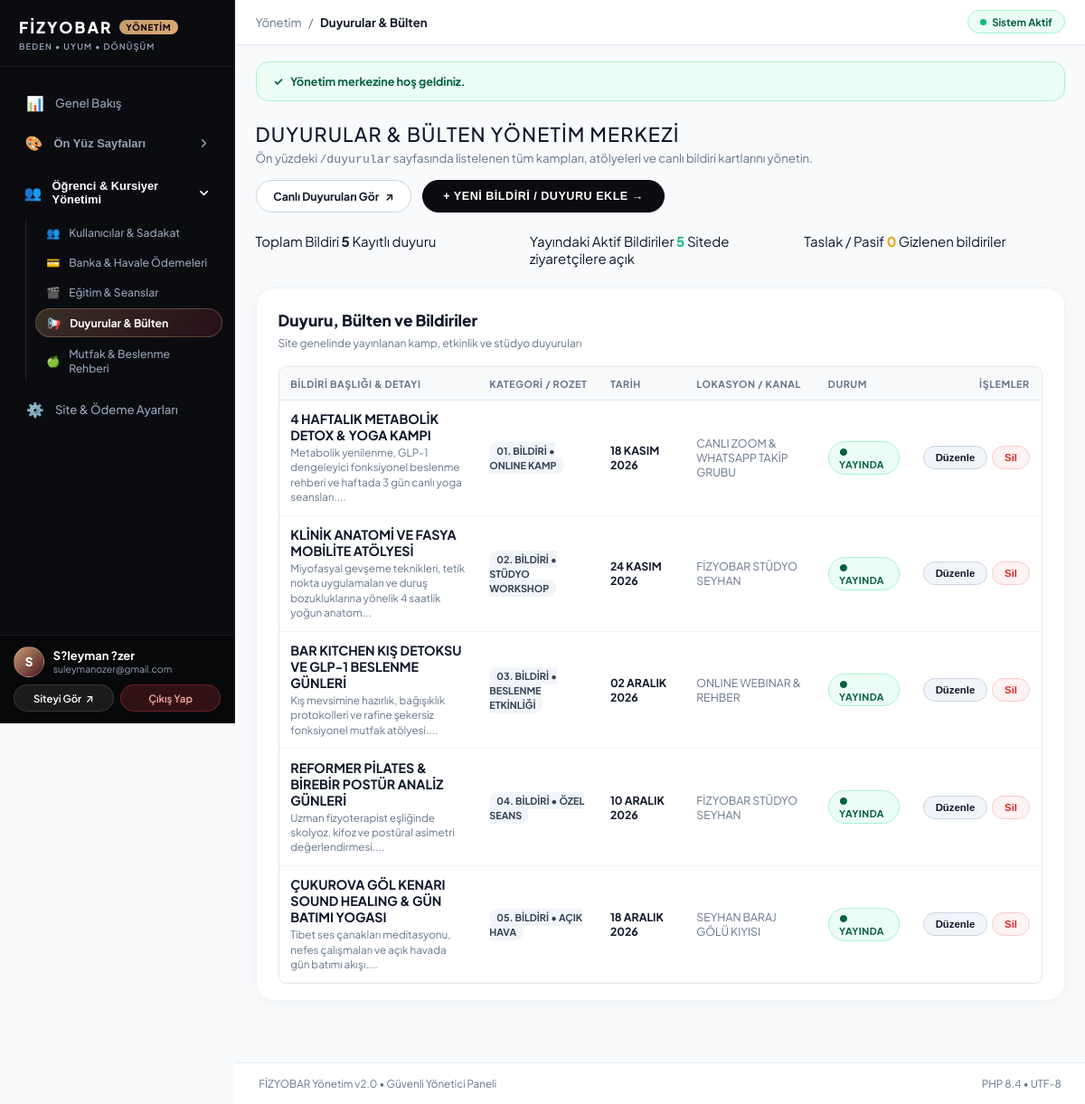
Before: /en/xpanel/announcements (signed in) with the older database file.
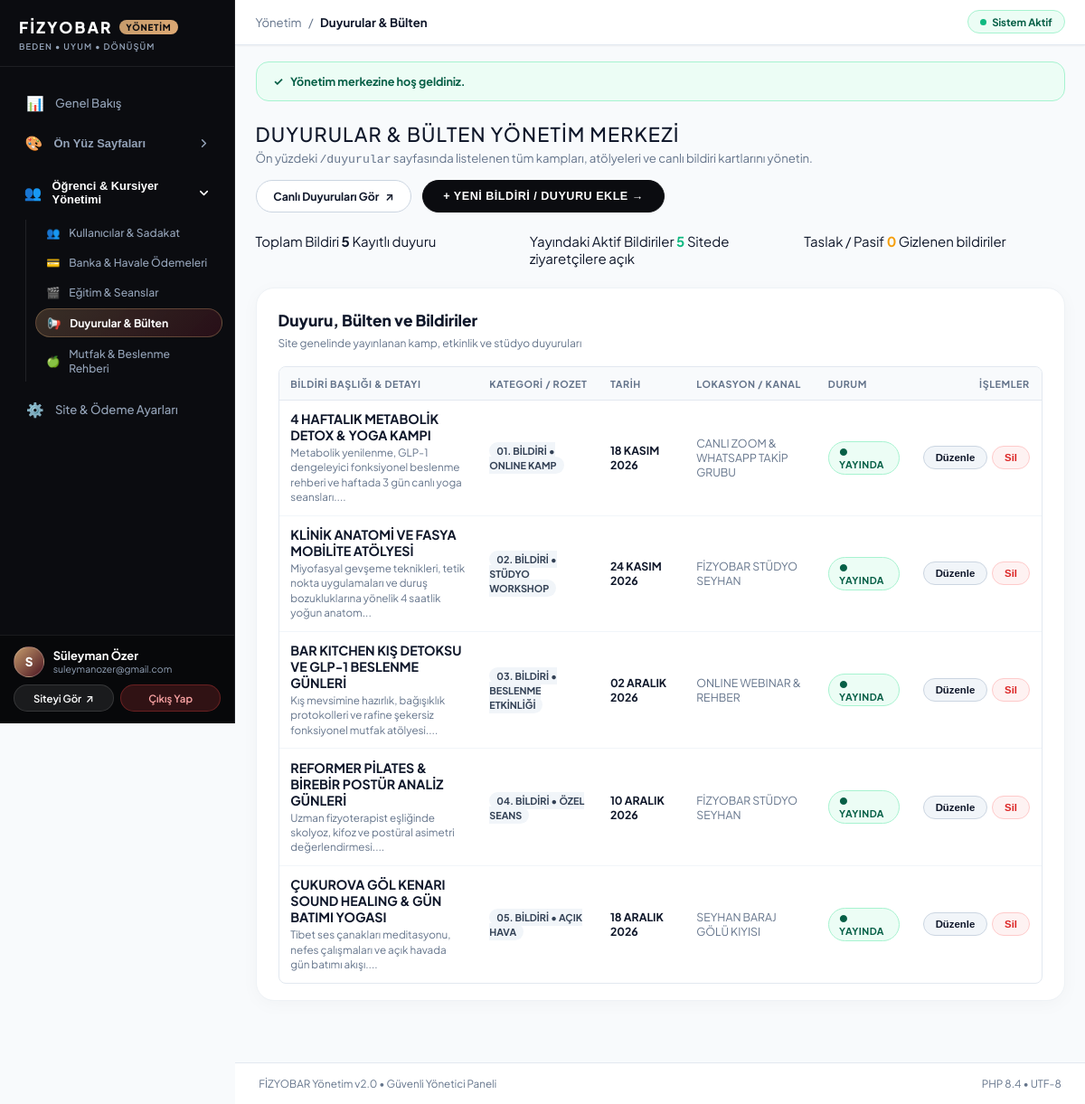
After: the same page with the newer database file.
### tables this page shows
CREATE TABLE `users` (
  `id` int(10) unsigned NOT NULL AUTO_INCREMENT,
  `full_name` varchar(150) NOT NULL,
  `email` varchar(191) NOT NULL,
  `phone` varchar(50) DEFAULT NULL,
  `password_hash` varchar(255) NOT NULL,
  `role` enum('admin','student') NOT NULL DEFAULT 'student',
  `status` enum('active','inactive','suspended') NOT NULL DEFAULT 'active',
  `created_at` datetime NOT NULL DEFAULT current_timestamp(),
  `updated_at` datetime NOT NULL DEFAULT current_timestamp() ON UPDATE current_timestamp(),
  PRIMARY KEY (`id`),
  UNIQUE KEY `email` (`email`)
);

### app/Views/pages/xpanel/announcements.php (the view, shortened to what the changed rows need)
<?php
require __DIR__ . '/layout_top.php';
$activeCount = count(array_filter($items, fn($i) => (int)$i['is_active'] === 1));
$totalCount = count($items);
?>
<div style="display: flex; justify-content: space-between; align-items: center; margin-bottom: 1.5rem; flex-wrap: wrap; gap: 1rem;">
    <div>
        <h1 style="font-size: 1.45rem; font-weight: 500; color: var(--xp-text); text-transform: uppercase; letter-spacing: 0.05em; margin: 0 0 0.25rem 0;">
            Duyurular &amp; Bülten Yönetim Merkezi
        </h1>
        <p style="color: var(--xp-text-muted); font-size: 0.88rem; margin: 0;">
            Ön yüzdeki <code>/duyurular</code> sayfasında listelenen tüm kampları, atölyeleri ve canlı bildiri kartlarını yönetin.
        </p>
    </div>
    <div style="display: flex; gap: 0.75rem;">
        <a href="<?= url('/duyurular') ?>" target="_blank" class="xp-btn-pill-outline" title="Ön yüz duyurular sayfasını yeni sekmede gör">
            <span>Canlı Duyuruları Gör</span>
            <span>↗</span>
        </a>
        <button type="button" onclick="openNewAnnouncementModal()" class="xp-btn-pill-primary">
            + YENİ BİLDİRİ / DUYURU EKLE &rarr;
        </button>
    </div>
</div>
<div style="display: grid; grid-template-columns: repeat(auto-fit, minmax(200px, 1fr)); gap: 1rem; margin-bottom: 1.5rem;">
    <div class="xp-stat-counter-card xp-stat-card-primary">
        <span class="xp-stat-label">Toplam Bildiri</span>
        <strong class="xp-stat-value"><?= $totalCount ?></strong>
        <span class="xp-stat-sub">Kayıtlı duyuru</span>
    </div>
    <div class="xp-stat-counter-card xp-stat-card-success">
        <span class="xp-stat-label">Yayındaki Aktif Bildiriler</span>
        <strong class="xp-stat-value" style="color: var(--xp-emerald);"><?= $activeCount ?></strong>
        <span class="xp-stat-sub">Sitede ziyaretçilere açık</span>
    </div>
    <div class="xp-stat-counter-card xp-stat-card-warning">
        <span class="xp-stat-label">Taslak / Pasif</span>
        <strong class="xp-stat-value" style="color: var(--xp-amber);"><?= $totalCount - $activeCount ?></strong>
        <span class="xp-stat-sub">Gizlenen bildiriler</span>
    </div>
</div>
<div class="xp-table-card">
    <div class="xp-table-header-bar">
        <div>
            <h2 style="font-size: 1.15rem; font-weight: 800; color: #0f172a; margin: 0 0 0.2rem 0;">
                Duyuru, Bülten ve Bildiriler
            </h2>
            <span style="font-size: 0.8rem; color: #64748b;">
                Site genelinde yayınlanan kamp, etkinlik ve stüdyo duyuruları
            </span>
        </div>
    </div>
    <?php if (empty($items)): ?>
        <p style="color: var(--xp-text-muted); font-size: 0.88rem; text-align: center; padding: 3rem;">
            Henüz duyuru veya bildiri eklenmemiş. Yukarıdaki '+ Yeni Bildiri / Duyuru Ekle' butonundan ilk duyurunuzu ekleyebilirsiniz.
        </p>
    <?php else: ?>
        <div class="xpanel-table-wrap">
            <table class="xpanel-table">
                <thead>
                    <tr>
                        <th style="min-width: 220px;">Bildiri Başlığı &amp; Detayı</th>
                        <th style="width: 130px;">Kategori / Rozet</th>
                        <th style="width: 120px;">Tarih</th>
                        <th style="width: 150px;">Lokasyon / Kanal</th>
                        <th style="width: 110px;">Durum</th>
                        <th style="text-align: right; width: 120px;">İşlemler</th>
                    </tr>
                </thead>
                <tbody>
                    <?php foreach ($items as $item): ?>
                        <tr>
                            <td>
                                <strong style="color: var(--xp-text); font-size: 0.95rem;"><?= e($item['title']) ?></strong>
                                <?php if (!empty($item['spot'])): ?>
                                    <div style="font-size: 0.78rem; color: var(--xp-text-muted); margin-top: 3px; max-width: 480px; white-space: normal; line-height: 1.4;">
                                        <?= e(mb_substr($item['spot'], 0, 110)) ?>...
                                    </div>
                                <?php endif; ?>
                            </td>
                            <td>
                                <span style="background: #f1f5f9; color: #334155; padding: 3px 8px; border-radius: var(--xp-radius-pill); font-size: 0.72rem; font-weight: 700;">
                                    <?= e($item['badge'] ?: 'Genel') ?>
                                </span>
                            </td>
                            <td><strong><?= e($item['date_text'] ?: '-') ?></strong></td>
                            <td style="font-size: 0.82rem; color: var(--xp-text-muted);"><?= e($item['location'] ?: '-') ?></td>
                            <td>
                                <?php if ((int)$item['is_active'] === 1): ?>
                                    <span class="xp-status-pill xp-status-approved">● Yayında</span>
                                <?php else: ?>
                                    <span class="xp-status-pill xp-status-rejected">● Pasif</span>
                                <?php endif; ?>
                            </td>
                            <td style="text-align: right;">
                                <div style="display: inline-flex; gap: 0.35rem; align-items: center; justify-content: flex-end;">
                                    <button type="button"
                                            class="xp-btn-action-pill xp-btn-action-edit"
                                            onclick='openEditAnnouncementModal(<?= json_encode($item, JSON_HEX_TAG | JSON_HEX_APOS | JSON_HEX_QUOT | JSON_HEX_AMP) ?>)'>
                                        Düzenle
                                    </button>
                                    <form action="<?= url('/xpanel/announcements/delete') ?>" method="POST" onsubmit="return confirm('Bu duyuruyu silmek istediğinize emin misiniz?');" style="display:inline; margin: 0;">
                                        <button type="submit" class="xp-btn-action-pill xp-btn-action-danger">Sil</button>
                                    </form>
                                </div>
                            </td>
                        </tr>
                    <?php endforeach; ?>
                </tbody>
            </table>
        </div>
    <?php endif; ?>
</div>
<?php require __DIR__ . '/layout_bottom.php'; ?>

### app/Views/pages/xpanel/layout_top.php (shortened to what the changed rows need)
<?php
$currentUri = \Core\Router::getCurrentUri();
$adminUser = \Core\Auth::user();
$isPagesRoute = str_contains($currentUri, 'pages');
?>
<!DOCTYPE html>
<html lang="tr" dir="ltr" class="xp-html">
<head>
    <link rel="stylesheet" href="<?= asset('assets/css/xpanel.css') ?>?v=<?= time() ?>">
</head>
<body class="xp-body">
    <aside class="xp-sidebar" id="xpSidebar">
        <div class="xp-sidebar-brand">
            <a href="<?= url('/xpanel') ?>" class="xp-brand-link">
                <h1 class="xp-brand-title">
                    FİZYOBAR
                    <span class="xp-brand-tag">YÖNETİM</span>
                </h1>
                <span class="xp-brand-motto">BEDEN &bull; UYUM &bull; DÖNÜŞÜM</span>
            </a>
        </div>
<?php
$isCrmRoute = str_contains($currentUri, 'users') || str_contains($currentUri, 'enrollments') || str_contains($currentUri, 'courses') || str_contains($currentUri, 'announcements') || str_contains($currentUri, 'nutrition');
?>
        <div class="xp-sidebar-nav-scroll">
            <nav class="xp-nav-section">
                <a href="<?= url('/xpanel') ?>" class="xp-nav-link <?= ($currentUri === '/xpanel' || $currentUri === '/tr/xpanel') && !$isPagesRoute ? 'active' : '' ?>">
                    <span class="xp-nav-left">
                        <span class="xp-nav-icon">📊</span>
                        <span>Genel Bakış</span>
                    </span>
                </a>
                <div class="xp-nav-group <?= $isPagesRoute ? 'is-open' : '' ?>" id="navGroupPages">
                    <button type="button" class="xp-nav-group-header" onclick="toggleNavGroup('navGroupPages')">
                        <span class="xp-nav-group-title">
                            <span class="xp-nav-icon">🎨</span>
                            <span>Ön Yüz Sayfaları</span>
                        </span>
                        <svg class="xp-nav-group-chevron" width="15" height="15" viewBox="0 0 24 24" fill="none" stroke="currentColor" stroke-width="2.5" stroke-linecap="round" stroke-linejoin="round">
                            <polyline points="6 9 12 15 18 9"></polyline>
                        </svg>
                    </button>
                </div>
                <div class="xp-nav-group <?= $isCrmRoute ? 'is-open' : '' ?>" id="navGroupCrm">
                    <button type="button" class="xp-nav-group-header" onclick="toggleNavGroup('navGroupCrm')">
                        <span class="xp-nav-group-title">
                            <span class="xp-nav-icon">👥</span>
                            <span>Öğrenci &amp; Kursiyer Yönetimi</span>
                        </span>
                        <svg class="xp-nav-group-chevron" width="15" height="15" viewBox="0 0 24 24" fill="none" stroke="currentColor" stroke-width="2.5" stroke-linecap="round" stroke-linejoin="round">
                            <polyline points="6 9 12 15 18 9"></polyline>
                        </svg>
                    </button>
                    <div class="xp-nav-group-items">
                        <a href="<?= url('/xpanel/users') ?>" class="xp-nav-sub-link <?= str_contains($currentUri, 'users') ? 'active' : '' ?>">
                            <span>👥</span>
                            <span>Kullanıcılar &amp; Sadakat</span>
                        </a>
                        <a href="<?= url('/xpanel/enrollments') ?>" class="xp-nav-sub-link <?= str_contains($currentUri, 'enrollments') ? 'active' : '' ?>">
                            <span>💳</span>
                            <span>Banka &amp; Havale Ödemeleri</span>
                        </a>
                        <a href="<?= url('/xpanel/courses') ?>" class="xp-nav-sub-link <?= str_contains($currentUri, 'courses') ? 'active' : '' ?>">
                            <span>🎬</span>
                            <span>Eğitim &amp; Seanslar</span>
                        </a>
                        <a href="<?= url('/xpanel/announcements') ?>" class="xp-nav-sub-link <?= str_contains($currentUri, 'announcements') ? 'active' : '' ?>">
                            <span>📢</span>
                            <span>Duyurular &amp; Bülten</span>
                        </a>
                        <a href="<?= url('/xpanel/nutrition') ?>" class="xp-nav-sub-link <?= str_contains($currentUri, 'nutrition') ? 'active' : '' ?>">
                            <span>🍏</span>
                            <span>Mutfak &amp; Beslenme Rehberi</span>
                        </a>
                    </div>
                </div>
                <a href="<?= url('/xpanel/settings') ?>" class="xp-nav-link <?= str_contains($currentUri, 'settings') ? 'active' : '' ?>">
                    <span class="xp-nav-left">
                        <span class="xp-nav-icon">⚙️</span>
                        <span>Site &amp; Ödeme Ayarları</span>
                    </span>
                </a>
            </nav>
        </div>
        <div class="xp-sidebar-footer">
            <div class="xp-user-card">
                <div class="xp-user-avatar">
                    <?= mb_substr($adminUser['full_name'] ?? 'S', 0, 1) ?>
                </div>
                <div class="xp-user-meta">
                    <div class="xp-user-name"><?= e($adminUser['full_name'] ?? 'Süper Yönetici') ?></div>
                    <div class="xp-user-role"><?= e($adminUser['email'] ?? 'Yönetici') ?></div>
                </div>
            </div>
            <div class="xp-footer-actions">
                <a href="<?= url('/') ?>" target="_blank" class="xp-btn-side-site" title="Site ön yüzünü yeni sekmede aç">
                    <span>Siteyi Gör</span>
                    <span>↗</span>
                </a>
                <a href="<?= url('/xpanel/logout') ?>" class="xp-btn-side-logout">
                    <span>Çıkış Yap</span>
                </a>
            </div>
        </div>
    </aside>
    <div class="xp-main-wrapper">
        <header class="xp-top-bar">
            <div class="xp-top-bar-left">
                <div class="xp-breadcrumb">
                    <span>Yönetim</span>
                    <span>/</span>
                    <strong><?= e($metaTitle ?? 'Kontrol Paneli') ?></strong>
                </div>
            </div>
            <div style="display: flex; align-items: center; gap: 0.75rem;">
                <div class="xp-top-status-badge">
                    <span class="xp-status-dot"></span>
                    <span>Sistem Aktif</span>
                </div>
            </div>
        </header>
        <main class="xp-content-area">
            <?php if (!empty($flash)): ?>
                <div style="background-color: var(--xp-emerald-light); border: 1px solid #a7f3d0; color: #065f46; padding: 0.85rem 1.25rem; border-radius: var(--xp-radius-md); margin-bottom: 1.5rem; font-size: 0.84rem; font-weight: 700; display: flex; align-items: center; gap: 0.5rem;">
                    <span>✓</span>
                    <span><?= e($flash) ?></span>
                </div>
            <?php endif; ?>

Changed rows visible on the page:
changed users "suleymanozer@gmail.com": full_name "S?leyman ?zer" → "Süleyman Özer"
